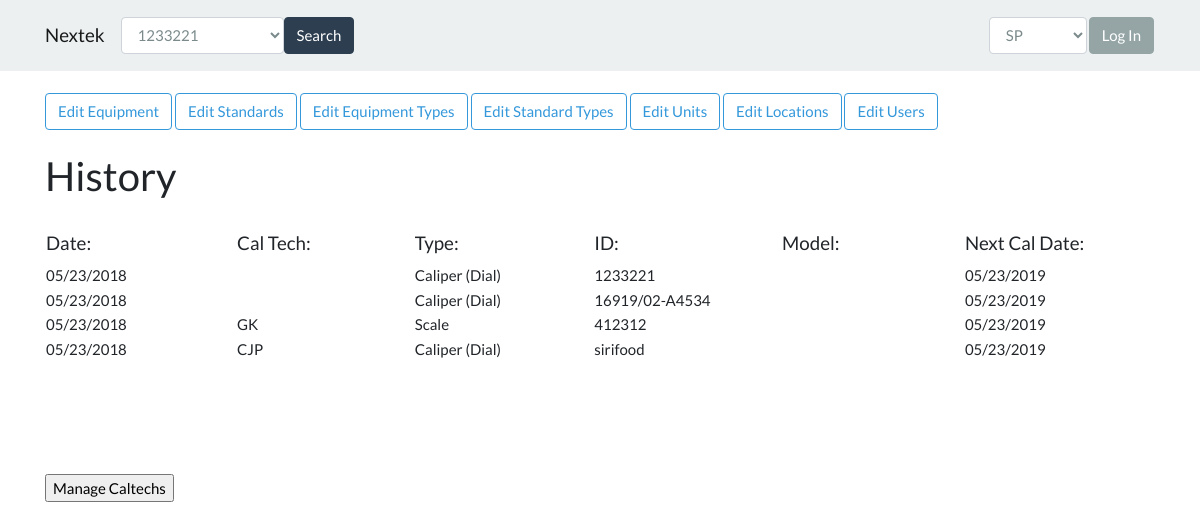
The page / on the database its author committed.
### tables this page shows
CREATE TABLE `partdata` (
  `date_time` datetime NOT NULL,
  `caltech` varchar(255) NOT NULL,
  `parttype` varchar(255) NOT NULL,
  `eid` varchar(255) NOT NULL,
  `visasfound` varchar(255) NOT NULL,
  `asfound` varchar(255) NOT NULL,
  `asleft` varchar(255) NOT NULL
);

### index.php (the view, shortened to what this page needs)
<!DOCTYPE html>
<html lang="en">
  <?php include("db_header.php"); ?>
  <head>
    <link rel="stylesheet" href="css/bootstrap.css" media="screen">
  </head>
  <body>
    <?php
      include("navbar.php");
    ?>
    <div class="container">
      <br>
      <a class='btn btn-outline-info' href='equipment.php'>Edit Equipment</a>
      <a class='btn btn-outline-info' href='standards.php'>Edit Standards</a>
      <a class='btn btn-outline-info' href='equipment_types.php'>Edit Equipment Types</a>
      <a class='btn btn-outline-info' href='standard_types.php'>Edit Standard Types</a>
      <a class='btn btn-outline-info' href='units.php'>Edit Units</a>
      <a class='btn btn-outline-info' href='locations.php'>Edit Locations</a>
      <a class='btn btn-outline-info' href='users.php'>Edit Users</a>
      <br><br>
      <h2>History</h2>
      <br>
      <?php
        $conn = new mysqli($servername, $username, $password, $dbname);
        $sql = "SELECT * FROM partdata";
        $result = $conn->query($sql);
        if ($result->num_rows > 0) {
          echo "<table><col width=250><col width=250><col width=250><col width=250><col width=250><col width=250>";
          echo "<tr><td><h5>Date:</h5></td><td><h5>Cal Tech:</h5></td><td><h5>Type:</h5></td><td><h5>ID:</h5></td><td><h5>Model:</h5></td><td><h5>Next Cal Date:</h5></td></tr>";
          while ($row = $result->fetch_assoc()) {
            $N_datetime = $row["date_time"];
            $timestamp = strtotime($N_datetime);
            $date = date('m/d/Y', $timestamp);
            $timestamp = strtotime($N_datetime . " + 365 day");
            $N_date = date('m/d/Y', $timestamp);
            echo "<tr><td>" . $date . "</td><td>" . $row["caltech"] . "</td><td>" . $row["parttype"] . "</td><td>"
              . $row["eid"] . "</td><td>" . $row["visasfound"] . "</td><td>" . $N_date . "</td></tr>";
          }
        } else {
            echo "<h2>partdata has no data.</h2>";
        }
        echo "</table>";
      ?>
      <form method="post" action="edit_caltech.php">
        <input type="submit" value="Manage Caltechs">
      </form>
    </div>
  </body>
</html>

### navbar.php (shortened to what this page needs)
<nav class="navbar navbar-expand-lg navbar-light bg-light">
  <div class="container">
    <a class="navbar-brand" href="index.php">Nextek</a>
    <div class="collapse navbar-collapse" id="navbarColor03">
      <ul class="navbar-nav mr-auto">
        <li>
          <form method="get" action="part_entry.php">
            <select class="form-control" name="entry">
              <?php
                $conn = new mysqli($servername, $username, $password, $dbname);
                $sql = "SELECT eid from partdata";
                $result = $conn->query($sql);
                if ($result->num_rows > 0) {
                  while ($row = $result->fetch_assoc()) {
                    echo "<option value=\"" . $row["eid"] . "\">" . $row["eid"] . "</option>";
                  }
                }
                else {
                  echo "No Parts to Search for";
                }
              ?>
            </select>
        </li>
        <li>
          <button class="btn btn-primary" type="submit">Search</button>
        </li>
      </ul>
      <?php if($_SESSION["logged_in"] == false): ?>
        <table><col width=100>
          <tbody>
            <tr>
              <form class="form-inline my-2 my-lg-0" method="post" action="login.php">
                <td>
                <select class="form-control" name="username">
                  <?php
                    $conn = new mysqli($servername, $username, $password, $dbname);
                    $sql = "SELECT username from userlist";
                    $result = $conn->query($sql);
                    while ($row = $result->fetch_assoc()) {
                      echo "<option value=\"" . $row["username"] . "\">" . $row["username"] . "</option>";
                    }
                  ?>
                </select>
                </td>
                <td>
                  <button class="btn btn-secondary my-2 my-sm-0" type="submit">Log In</button>
                </td>
              </form>
            </tr>
          </tbody>
        </table>
      <?php endif; ?>
    </div>
  </div>
</nav>

### rows shown on the page
partdata: date_time "05/23/2018", parttype "Caliper (Dial)", eid "1233221", date_time "05/23/2019"
partdata: date_time "05/23/2018", parttype "Caliper (Dial)", eid "16919/02-A4534", date_time "05/23/2019"
partdata: date_time "05/23/2018", caltech "GK", parttype "Scale", eid "412312", date_time "05/23/2019"
partdata: date_time "05/23/2018", caltech "CJP", parttype "Caliper (Dial)", eid "sirifood", date_time "05/23/2019"

### other values the page prints
form field entry "1233221"
form field username "SP"
